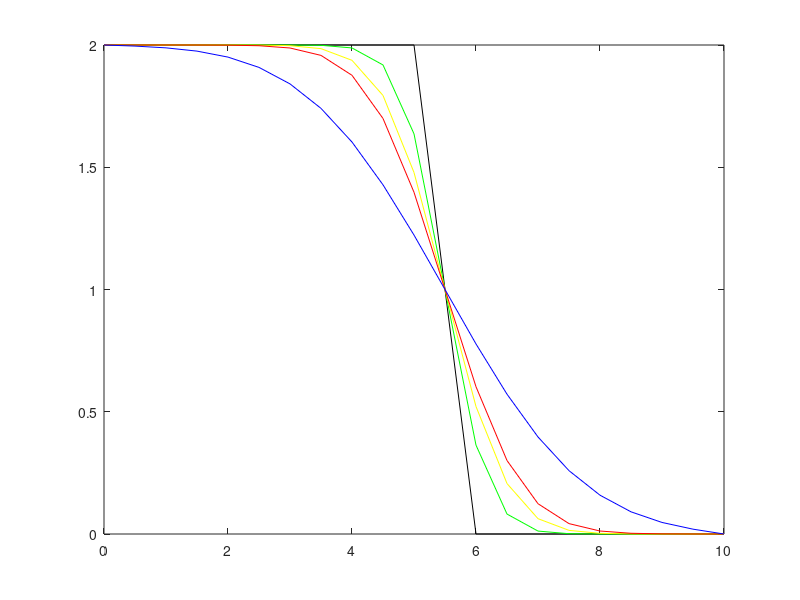

Here is the MATLAB script that generated this plot:
%Author: Jesse Hahm

clear all
close all

C = 5*10^-12;           %coefficient for rainsplash, m^2 s^-1
C = C *60*60*24*365;      %to m^2/year
timeStep = 100; %years                 
Z(1,:) = [2,2,2,2,2,2,2,2,2,2,2,1,0,0,0,0,0,0,0,0,0];   %elevation, m
delX = 0.5; % m
X = 0:delX:10;    %x-distance, m

for t = 1:10000/timeStep    %time, centuries
    for i = 2:20
        Z(t+1,i) = Z(t,i)+(C*timeStep/(delX^2))*(Z(t,i+1)-2*Z(t,i)+Z(t,i-1));
    end
    Z(t+1,1) = 2;  %left most boundary condition
    Z(t+1,21) = 0; %right most boundary condition
end
plot(X,Z(1,:),'k');
hold on
plot(X,Z(10,:),'g');
hold on
plot(X,Z(20,:),'y');
hold on
plot(X,Z(30,:),'r');
hold on
plot(X,Z(100,:),'b');
Z(100,:)

